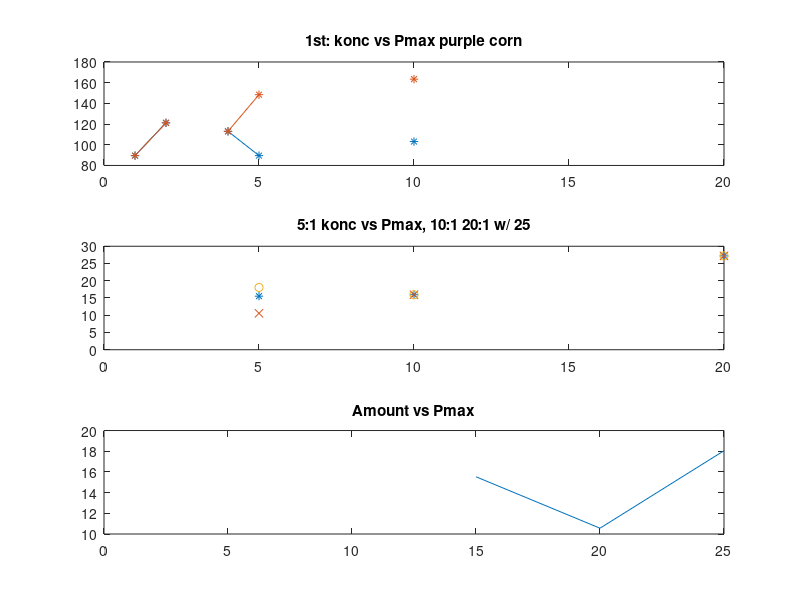

The MATLAB script that drew this image:
close all

konc = 1:1:20;

%konc vs Pmax
pmax = zeros(1, 20);
for i=1:20
    pmax(i) = NaN;
end

%Pmax med LED
%1:1 : 89.49, 
%2:1 : 121.2
%4:1 : 113
%5:1 : 89.51/148.4
%10:1 : 103.1/163.4

%1&2
pmax(1) = 89.49;
pmax(2) = 121.2;
pmax(4) = 113;
pmax(5) = 89.51;
pmax(10) = 103.1;

pmax_meas = pmax;
pmax_meas(5) = 148.4;
pmax_meas(10) = 163.4;

%Pmax med overhead
%5:1 :  15g     20g     25g
%10:1 : 
%20:1 : 

%3
corn_am = [0 5 10 15 20 25]; %alla 5:1
am_51 = [NaN NaN NaN 15.53 10.56 18.05];

pmax15 = pmax;
pmax15(5) = 15.53;  %fel?: 20.41
pmax15(10) = 15.94;
pmax15(20) = 27.21;

pmax20 = pmax15;
pmax20(5) = 10.56;

pmax25 = pmax15;
pmax25(5) = 18.05;

figure
%forsta matningarna majs optimal konc
subplot(3, 1, 1)
plot(konc, pmax, '*-', konc, pmax_meas, '*-');
title('1st: konc vs Pmax purple corn')

subplot(3, 1, 2)
plot(konc, pmax15, '*', konc, pmax20, 'x', konc, pmax25, 'o')
xlim([0 20])
ylim([0 30])
title('5:1 konc vs Pmax, 10:1 20:1 w/ 25')
subplot(3, 1, 3)
plot(corn_am, am_51)
title('Amount vs Pmax')

%en plott med alla corn pmax inlagda
%(1+2 default)
%1:1
    %13.32
    %88.89 (fel?)
    %59.66
    %65.92
    %89.49
%2:1
    %63.1
    %72.62
    %126.9 (fel?)
    %169.9
    %121.2
%4:1
    %113
    %94.34
    %66.92
%5:1
    %89.51 
    %148.4 (fel?)
    %1.246 (15g overhead)
    %15.53 (dito)
    %22.66 (dito, fel?)
    %10.56 (20g overhead)
    %8.822 (dito)
    %7.489 (dito)
    %14.29 (25g overhead)
    %18.05 (dito)
    %22.66 (dito)
%10:1
    %163.4 (fel?)
    %103.1
    %84.91
    %15.94 (25g overhead)
%20:1 (25g overhead)
    %27.21
    %20.4
    %16.61